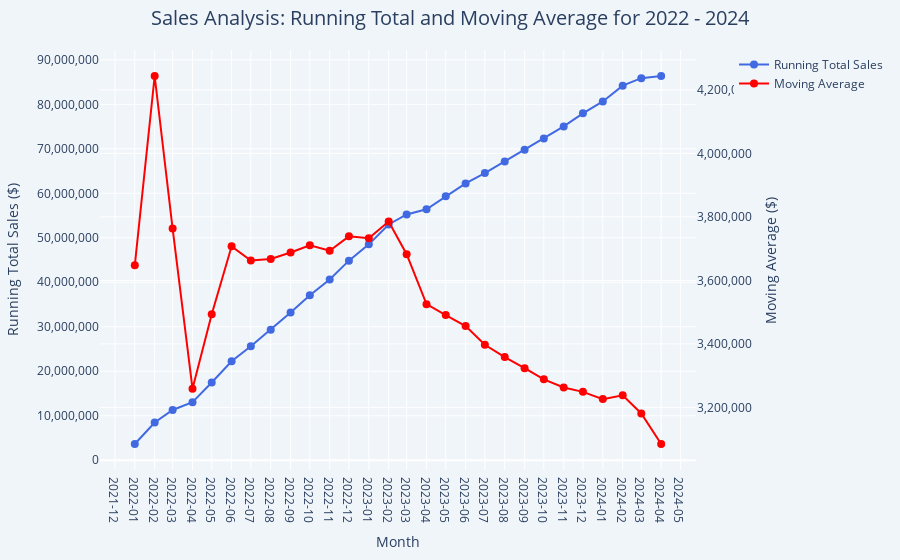

The code cell stored with this chart in its notebook:
### Code cell
import plotly.graph_objects as go
from plotly.subplots import make_subplots

# Create figure with secondary y-axis
fig = make_subplots(specs=[[{"secondary_y": True}]])

# Add running_total_sales on primary y-axis
fig.add_trace(
    go.Scatter(
        x=_.order_month,
        y=_.running_total_sales,
        name="Running Total Sales",
        mode='lines+markers',
        line=dict(color='royalblue', width=2),
        marker=dict(size=8)
    ),
    secondary_y=False
)

# Add moving_average on secondary y-axis
fig.add_trace(
    go.Scatter(
        x=_.order_month,
        y=_.moving_average,
        name="Moving Average",
        mode='lines+markers',
        line=dict(color='red', width=2),
        marker=dict(size=8)
    ),
    secondary_y=True
)

# Update layout
fig.update_layout(
    title="Sales Analysis: Running Total and Moving Average for 2022 - 2024",  # Added title here
    title_x=0.5,  # Center the title
    title_font_size=20,  # Make title more prominent
    xaxis_title="Month",
    plot_bgcolor='rgba(240, 245, 250, 1)',
    paper_bgcolor='rgba(240, 245, 250, 1)',
    xaxis=dict(
        showgrid=True,
        gridcolor='white',
        gridwidth=1,
        dtick="M1",
        tickformat="%Y-%m"
    ),
    yaxis=dict(
        showgrid=True,
        gridcolor='white',
        gridwidth=1,
        title_text="Running Total Sales ($)"
    ),
    legend=dict(
        x=1,
        y=1,
        orientation='v'
    ),
    margin=dict(l=50, r=50, t=50, b=50)  # Increased top margin to accommodate title
)

# Set y-axes titles and formats
fig.update_yaxes(
    title_text="Running Total Sales ($)", 
    secondary_y=False,
    tickformat=",.0f"
)
fig.update_yaxes(
    title_text="Moving Average ($)", 
    secondary_y=True,
    tickformat=","
)

fig.show()

### Figure 1 — Plotly figure (JSON) as saved in the notebook; plotly's stock layout.template omitted (floating-point values rounded to 4 significant figures)
{"data": [{"line": {"color": "royalblue", "width": 2}, "marker": {"size": 8}, "mode": "lines+markers", "name": "Running Total Sales", "type": "scatter", "x": ["2022-01", "2022-02", "2022-03", "2022-04", "2022-05", "2022-06", "2022-07", "2022-08", "2022-09", "2022-10", "2022-11", "2022-12", "2023-01", "2023-02", "2023-03", "2023-04", "2023-05", "2023-06", "2023-07", "2023-08", "2023-09", "2023-10", "2023-11", "2023-12", "2024-01", "2024-02", "2024-03", "2024-04"], "xaxis": "x", "y": [3648000.0, 8488000.0, 11290000.0, 13040000.0, 17470000.0, 22240000.0, 25640000.0, 29340000.0, 33190000.0, 37110000.0, 40630000.0, 44860000.0, 48530000.0, 52990000.0, 55240000.0, 56400000.0, 59340000.0, 62210000.0, 64550000.0, 67170000.0, 69790000.0, 72340000.0, 75040000.0, 77970000.0, 80650000.0, 84190000.0, 85890000.0, 86370000.0], "yaxis": "y"}, {"line": {"color": "red", "width": 2}, "marker": {"size": 8}, "mode": "lines+markers", "name": "Moving Average", "type": "scatter", "x": ["2022-01", "2022-02", "2022-03", "2022-04", "2022-05", "2022-06", "2022-07", "2022-08", "2022-09", "2022-10", "2022-11", "2022-12", "2023-01", "2023-02", "2023-03", "2023-04", "2023-05", "2023-06", "2023-07", "2023-08", "2023-09", "2023-10", "2023-11", "2023-12", "2024-01", "2024-02", "2024-03", "2024-04"], "xaxis": "x", "y": [3648000.0, 4244000.0, 3763000.0, 3259000.0, 3493000.0, 3707000.0, 3663000.0, 3667000.0, 3688000.0, 3711000.0, 3693000.0, 3739000.0, 3733000.0, 3785000.0, 3683000.0, 3525000.0, 3491000.0, 3456000.0, 3397000.0, 3359000.0, 3323000.0, 3288000.0, 3263000.0, 3249000.0, 3226000.0, 3238000.0, 3181000.0, 3085000.0], "yaxis": "y2"}], "layout": {"legend": {"orientation": "v", "x": 1, "y": 1}, "margin": {"b": 50, "l": 50, "r": 50, "t": 50}, "paper_bgcolor": "rgba(240, 245, 250, 1)", "plot_bgcolor": "rgba(240, 245, 250, 1)", "title": {"font": {"size": 20}, "text": "Sales Analysis: Running Total and Moving Average for 2022 - 2024", "x": 0.5}, "xaxis": {"anchor": "y", "domain": [0, 0.94], "dtick": "M1", "gridcolor": "white", "gridwidth": 1, "showgrid": true, "tickformat": "%Y-%m", "title": {"text": "Month"}}, "yaxis": {"anchor": "x", "domain": [0, 1], "gridcolor": "white", "gridwidth": 1, "showgrid": true, "tickformat": ",.0f", "title": {"text": "Running Total Sales ($)"}}, "yaxis2": {"anchor": "x", "overlaying": "y", "side": "right", "tickformat": ",", "title": {"text": "Moving Average ($)"}}}}
